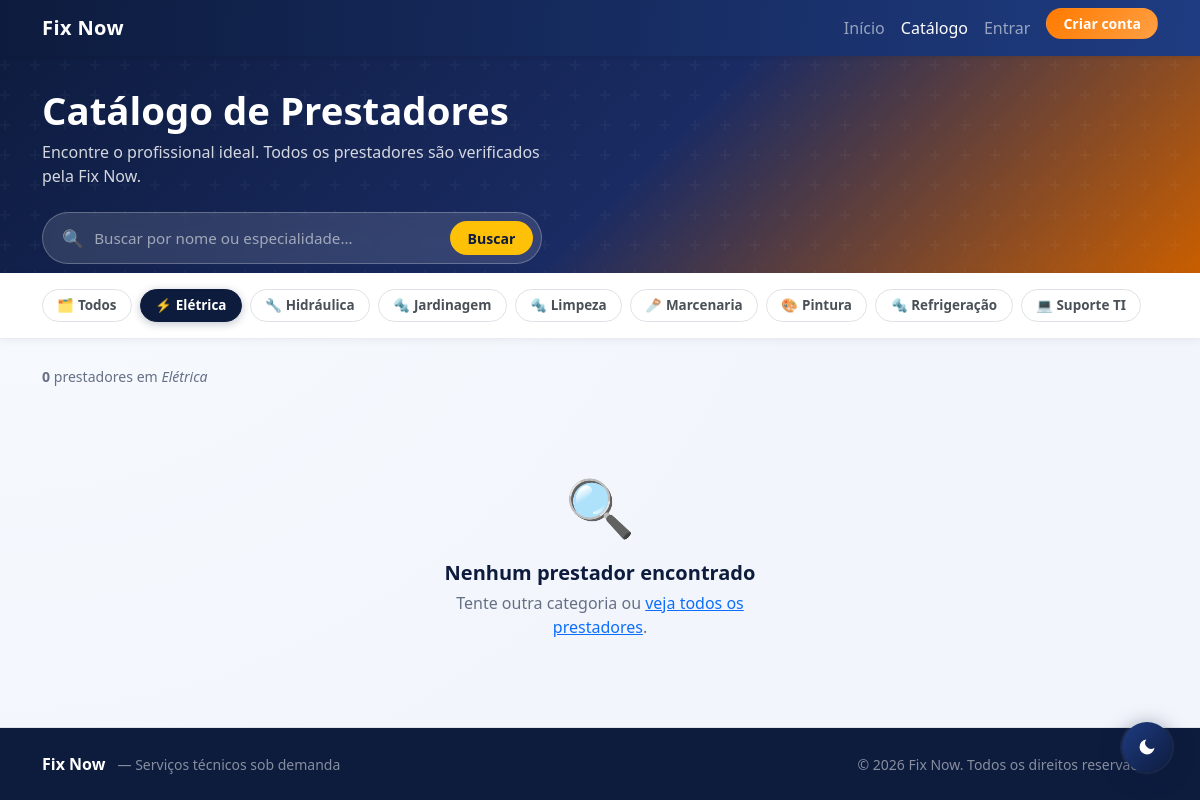
Page /view/catalogo.php?categoria=Elétrica on the committed database.
### tables this page shows
CREATE TABLE IF NOT EXISTS categoria (
  id        INT AUTO_INCREMENT PRIMARY KEY,
  nome      VARCHAR(100) NOT NULL UNIQUE,
  descricao VARCHAR(255) NULL,
  ativo     TINYINT(1)   NOT NULL DEFAULT 1,
  criado_em TIMESTAMP DEFAULT CURRENT_TIMESTAMP,
  admin_id  INT NULL,
  CONSTRAINT fk_categoria_admin FOREIGN KEY (admin_id) REFERENCES admin(id) ON DELETE SET NULL
);

### model/dao/Conexao.php (called while the page is built)
<?php
class Conexao
{
    private static ?PDO $instancia = null;
    public static function getConexao(): PDO
    {
        if (self::$instancia === null) {
            $host   = 'localhost';
            $port   = 3306;
            $dbname = 'tcc';
            $user   = 'root';
            $pass   = '';
            self::$instancia = new PDO(
                "mysql:host={$host};port={$port};dbname={$dbname};charset=utf8mb4",
                $user,
                $pass,
                [
                    PDO::ATTR_ERRMODE            => PDO::ERRMODE_EXCEPTION,
                    PDO::ATTR_DEFAULT_FETCH_MODE => PDO::FETCH_ASSOC,
                    PDO::ATTR_EMULATE_PREPARES   => false,
                ]
            );
        }
        return self::$instancia;
    }
}

### controller/CatalogoControl.php (called while the page is built, shortened)
<?php
require_once __DIR__ . '/../model/dao/CategoriaDAO.php';
require_once __DIR__ . '/../model/dao/Conexao.php';
class CatalogoControl
{
    private CategoriaDAO $categoriaDAO;
    public function __construct()
    {
        $this->categoriaDAO = new CategoriaDAO();
    }
    public function processar(): void
    {
        $this->filtroCategoria = trim($_GET['categoria'] ?? '');
        $this->categorias      = $this->categoriaDAO->listarAtivas();
    }
    private function carregarPrestadores(): void
    {
        $agrupado = [];
        $this->prestadores = array_values($agrupado);
    }
}

### model/dao/CategoriaDAO.php (called while the page is built, shortened)
<?php
require_once __DIR__ . '/Conexao.php';
class CategoriaDAO
{
    private PDO $pdo;
    public function __construct()
    {
        $this->pdo = Conexao::getConexao();
    }
    public function listarAtivas(): array
    {
        return $this->pdo->query("SELECT * FROM categoria WHERE ativo=1 ORDER BY nome ASC")->fetchAll();
    }
}

### view/catalogo.php (the view, shortened to what this page needs)
<?php
require_once __DIR__ . '/../controller/CatalogoControl.php';
$ctrl = new CatalogoControl();
$ctrl->processar();
$prestadores     = $ctrl->prestadores;
$categorias      = $ctrl->categorias;
$filtroCategoria = $ctrl->filtroCategoria;
$_urlInicio = '../index.php';
$catIcons = [
    'Suporte TI' => '💻',
    'Elétrica'   => '⚡',
    'Hidráulica' => '🔧',
    'Pintura'    => '🎨',
    'Marcenaria' => '🪚',
];
?>
<!DOCTYPE html>
<html lang="pt-BR">
<head>
  <link href="https://cdn.jsdelivr.net/npm/bootstrap@5.3.3/dist/css/bootstrap.min.css" rel="stylesheet">
  <link href="../assets/css/style.css" rel="stylesheet">
</head>
<body>
<nav class="navbar navbar-expand-lg navbar-dark bg-primary fixed-top shadow-sm">
  <div class="container">
    <a class="navbar-brand fw-bold" href="<?= $_urlInicio ?>">Fix Now</a>
    <div class="collapse navbar-collapse" id="menu">
      <ul class="navbar-nav ms-auto">
        <li class="nav-item"><a class="nav-link" href="<?= $_urlInicio ?>">Início</a></li>
        <li class="nav-item"><a class="nav-link active" href="catalogo.php">Catálogo</a></li>
        <?php if (isset($_SESSION['cliente_id'])): ?>
          <li class="nav-item"><a class="nav-link" href="dashboardCliente.php">Dashboard</a></li>
        <?php else: ?>
          <li class="nav-item"><a class="nav-link" href="login.php">Entrar</a></li>
          <li class="nav-item ms-lg-2">
            <a class="btn btn-sm btn-warning fw-semibold px-3" href="cadastrarCliente.php">Criar conta</a>
          </li>
        <?php endif; ?>
      </ul>
    </div>
  </div>
</nav>
<section class="catalogo-hero">
  <div class="container" style="position:relative;z-index:1;">
    <h1>Catálogo de Prestadores</h1>
    <p class="mt-2 mb-4">Encontre o profissional ideal. Todos os prestadores são verificados pela Fix Now.</p>
    <div class="hero-search">
      <span style="font-size:1.1rem;opacity:.7;">🔍</span>
      <input type="text" id="buscaNome" placeholder="Buscar por nome ou especialidade…" autocomplete="off">
      <button type="button" onclick="document.getElementById('buscaNome').focus()">Buscar</button>
    </div>
  </div>
</section>
<div class="filtros-bar">
  <div class="container">
    <div class="d-flex flex-wrap align-items-center gap-2">
      <a href="catalogo.php" class="btn-cat <?= !$filtroCategoria ? 'ativo' : '' ?>">🗂 Todos</a>
      <?php foreach ($categorias as $cat):
        $ico = $catIcons[$cat['nome']] ?? '🔩';
      ?>
        <a href="catalogo.php?categoria=<?= urlencode($cat['nome']) ?>"
           class="btn-cat <?= $filtroCategoria === $cat['nome'] ? 'ativo' : '' ?>">
          <?= $ico ?> <?= htmlspecialchars($cat['nome']) ?>
        </a>
      <?php endforeach; ?>
    </div>
  </div>
</div>
<main class="container py-4">
  <div class="resultado-count" id="resultadoCount">
    <?php
      $total = count($prestadores);
      echo $filtroCategoria
        ? "<strong>{$total}</strong> prestador" . ($total !== 1 ? 'es' : '') . " em <em>" . htmlspecialchars($filtroCategoria) . "</em>"
        : "<strong>{$total}</strong> prestador" . ($total !== 1 ? 'es' : '') . " disponíve" . ($total !== 1 ? 'is' : 'l');
    ?>
  </div>
  <?php if (!$prestadores): ?>
    <div class="empty-state">
      <div class="icone-empty">🔍</div>
      <h5>Nenhum prestador encontrado</h5>
      <p>Tente outra categoria ou <a href="catalogo.php" class="text-primary">veja todos os prestadores</a>.</p>
    </div>
  <?php endif; ?>
</main>
<?php require_once __DIR__ . '/../includes/footer.php'; ?>
</body>
</html>

### assets/css/style.css (style rules this page uses)
:root { --fix-blue: #0d1b3d; --fix-blue-soft: #1f3c82; --fix-orange: #ff7a00; --fix-orange-soft: #ff9f43; --fix-bg: #f2f5fb; --fix-card: #ffffff; --fix-text: #1f2937; --fix-muted: #677489; --fix-shadow: 0 14px 32px rgba(15, 37, 84, 0.1); --fix-radius: 1rem; }
html, body { height: 100%; }
body { min-height: 100vh; display: flex; flex-direction: column; background: radial-gradient(circle at top left, #f8fbff, var(--fix-bg) 60%); color: var(--fix-text); }
main { flex: 1 0 auto; }
.bg-primary, .table-primary { background-color: var(--fix-blue) !important; }
.btn-warning { background: linear-gradient(130deg, var(--fix-orange), var(--fix-orange-soft)); border-color: transparent; color: #fff; }
.btn, .form-control, .form-select, .card { border-radius: var(--fix-radius); transition: all 0.22s ease; }
.navbar { background: linear-gradient(95deg, var(--fix-blue), var(--fix-blue-soft)) !important; }
.navbar-brand { letter-spacing: 0.4px; }
.navbar .container { gap: 0.6rem; }

### view/catalogo.php (style rules this page uses)
.catalogo-hero { background: linear-gradient(135deg, #0d1b3d 0%, #1a2b63 55%, #c95e00 100%); padding: 5.5rem 0 3rem; color: #fff; position: relative; overflow: hidden; }
.catalogo-hero::before { content: ''; position: absolute; inset: 0; }
.catalogo-hero h1 { font-size: clamp(1.6rem, 4vw, 2.4rem); font-weight: 800; line-height: 1.15; }
.catalogo-hero p { color: rgba(255,255,255,.82); max-width: 520px; }
.hero-search { background: rgba(255,255,255,.12); border: 1.5px solid rgba(255,255,255,.25); border-radius: 50px; padding: .5rem .5rem .5rem 1.2rem; display: flex; align-items: center; gap: .5rem; max-width: 500px; backdrop-filter: blur(8px); }
.hero-search input { background: transparent; border: none; outline: none; color: #fff; font-size: .95rem; flex: 1; }
.hero-search input::placeholder { color: rgba(255,255,255,.55); }
.hero-search button { background: #ffc107; border: none; border-radius: 50px; padding: .4rem 1.1rem; font-weight: 700; font-size: .88rem; color: #0d1b3d; white-space: nowrap; cursor: pointer; }
.filtros-bar { background: #fff; border-bottom: 1px solid #e8ecf3; padding: 1rem 0; position: sticky; top: 56px; z-index: 100; box-shadow: 0 2px 8px rgba(0,0,0,.05); }
.btn-cat { border-radius: 50px; padding: .32rem .9rem; font-size: .84rem; font-weight: 600; border: 1.5px solid #dee2e6; background: #fff; color: #495057; text-decoration: none; transition: all .18s; display: inline-flex; align-items: center; gap: .3rem; white-space: nowrap; }
.btn-cat:hover, .btn-cat.ativo { background: #0d1b3d; border-color: #0d1b3d; color: #fff; }
.btn-cat.ativo { box-shadow: 0 2px 8px rgba(13,27,61,.25); }
.empty-state { text-align: center; padding: 4rem 1rem; }
.empty-state .icone-empty { font-size: 3.5rem; margin-bottom: .8rem; }
.empty-state h5 { font-weight: 700; color: #0d1b3d; margin-bottom: .4rem; }
.empty-state p { color: #667085; max-width: 340px; margin: 0 auto; }
.resultado-count { font-size: .88rem; color: #667085; padding: .2rem 0 .8rem; }

### rows in the picture
categoria: nome "⚡", nome "Elétrica"
categoria: nome "🔧", nome "Hidráulica"
categoria: nome "🔩", nome "Jardinagem"
categoria: nome "🔩", nome "Limpeza"
categoria: nome "🪚", nome "Marcenaria"
categoria: nome "🎨", nome "Pintura"
categoria: nome "🔩", nome "Refrigeração"
categoria: nome "💻", nome "Suporte TI"

### other values in the picture
$total "0"
$filtroCategoria "Elétrica"
